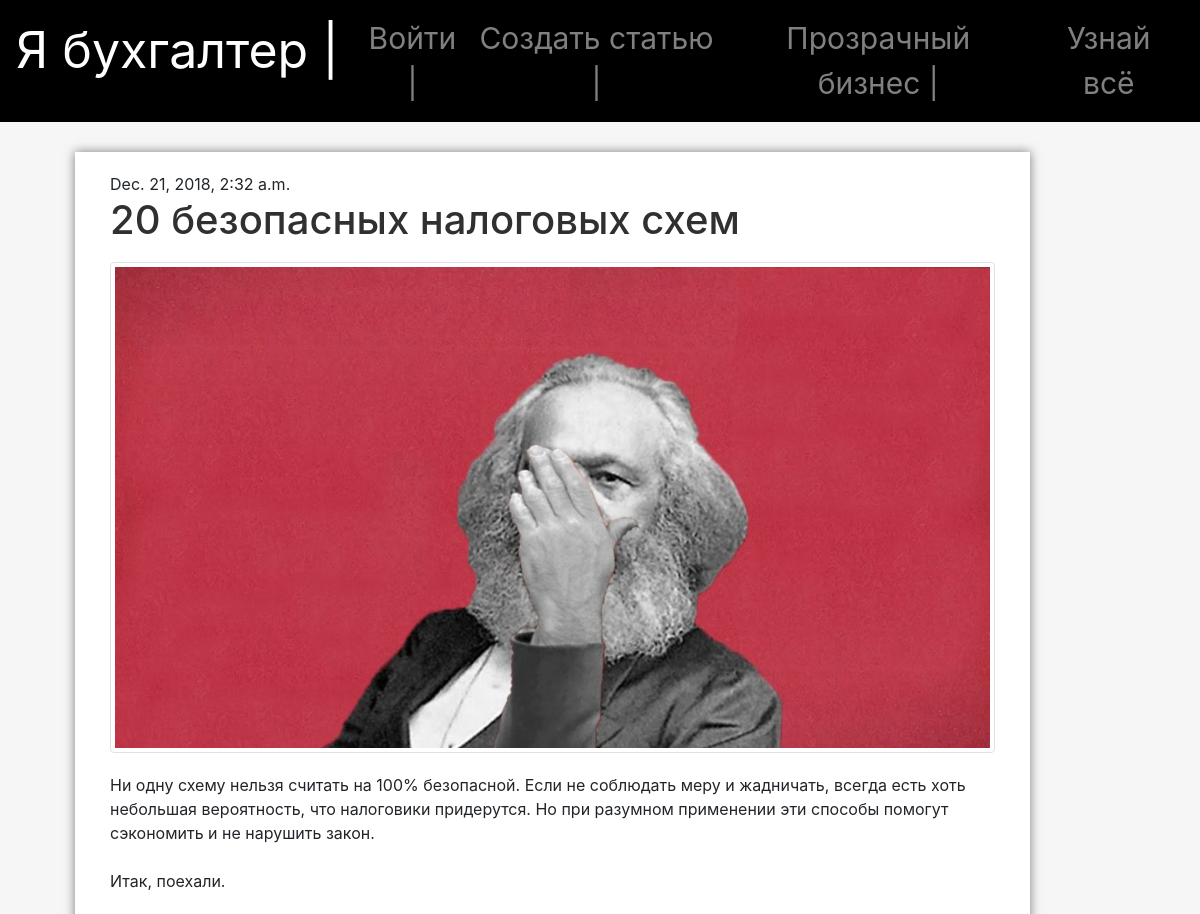
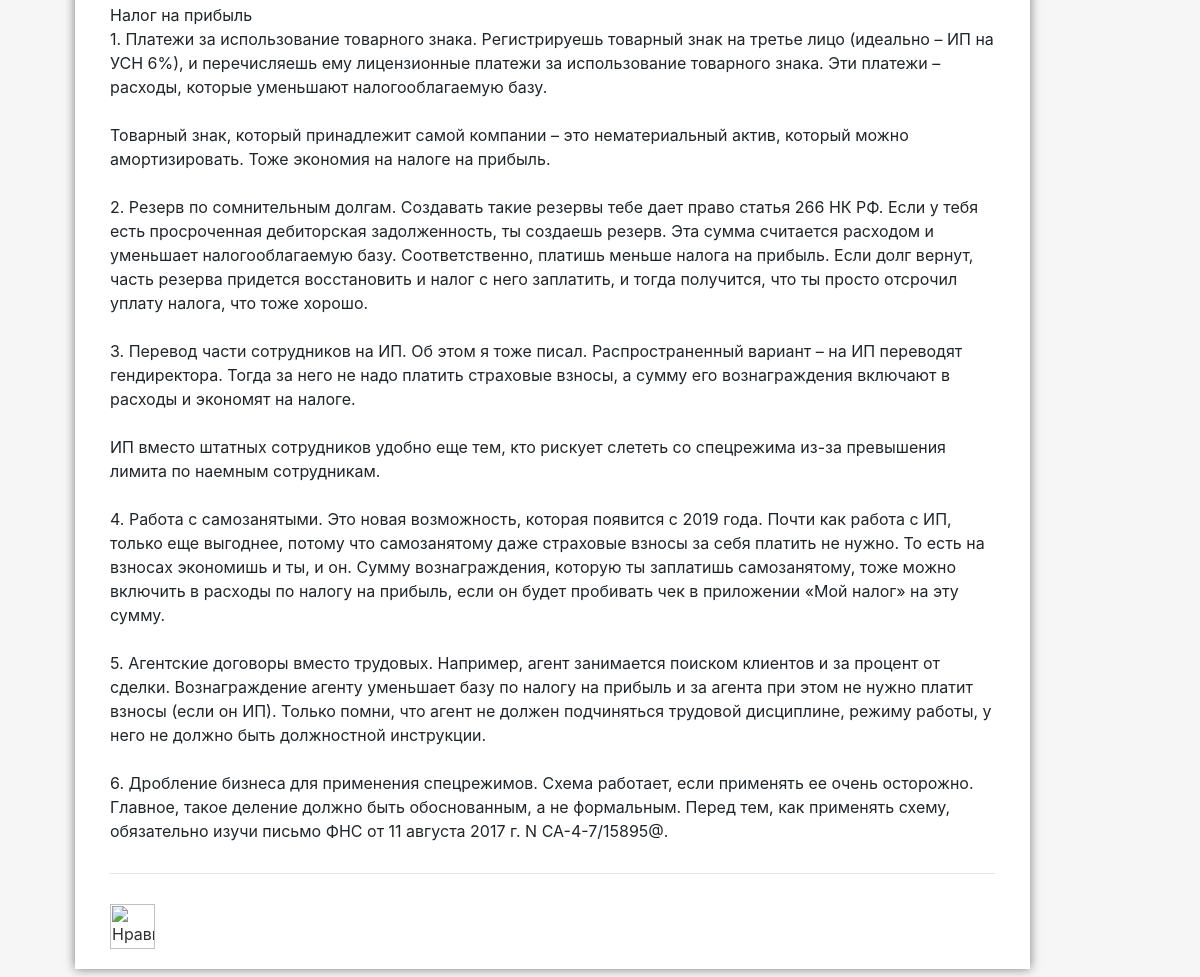
The app's page /8/ with its own data (2 pictures, top to bottom).
### blog/models.py (models this page shows, shortened)
class Post(models.Model):
    author = models.ForeignKey('auth.User', on_delete=models.CASCADE)
    title = models.CharField(max_length=200)
    text = models.TextField()
    created_date = models.DateTimeField(
        default=timezone.now)
    published_date = models.DateTimeField(
        blank=True, null=True)
    img = models.ImageField(upload_to='images')
    likes = models.IntegerField(default=0)

### blog/views.py (the view)
# urls.py: path('<int:pk>/', views.post_detail, name='post_detail'),
def post_detail(request, pk):
    post = get_object_or_404(Post, pk=pk)
    return render(request, 'blog/post_detail.html', {'post': post})

### templates/blog/post_detail.html
{% extends 'blog/base.html' %}
{% load static %}
{% block content %}
    <div class="row news">
        <div class=" col-xs-12 col-sm-12">
            {% if post.published_date %}
                <div class="date">
                    {{ post.published_date }}
                </div>
            {% endif %}
            <h1 class="main-news">{{ post.title }}</h1>
            <img class="img-post img-thumbnail img-responsive" src="{{ post.img.url }}">
            <p class="main-news">{{ post.text|linebreaksbr }}</p>
            <hr>
            <a class="" href="{% url 'post_add_like' pk=post.pk %}">
                <img alt="Нравится" src="{% static '/images/index.png' %}" width="45" height="45">
            </a>
        </div>
    </div>
{% endblock %}

### blog/static/css/blog.css (style rules this page uses)
body { background-color: #f6f6f6; }
h1, h2 { color: #303030; }
a { color: #303030; }
p { font-size: 16px; }
.news { margin: 30px !important; padding: 20px; background-color: #ffffff; box-shadow: 0 0 10px rgba(0, 0, 0, 0.5); }
hr { margin-top: 30px; margin-bottom: 30px; }
.img-post { margin-bottom: 20px; margin-top: 10px; }

### records on screen
Post: published_date "Dec. 21, 2018, 2:32 a.m.", title "20 безопасных налоговых схем", img (picture), text "Ни одну схему нельзя считать на 100% безопасной. Если не соблюдать меру и жадничать, всегда есть хоть небольшая вероятность, что налоговики придерутся. Но при разумном применении эти способы помогут сэкономить и не нарушить закон. Итак, поехали. Налог на прибыль 1. Платежи за использование товарного знака. Регистрируешь товарный знак на третье лицо (идеально – ИП на УСН 6%), и перечисляешь ему лицензионные платежи за использование товарного знака. Эти платежи – расходы, которые уменьшают налогооблагаемую базу. Товарный знак, который принадлежит самой компании – это нематериальный актив, который можно амортизировать. Тоже экономия на налоге на прибыль. 2. Резерв по сомнительным долгам.…"
